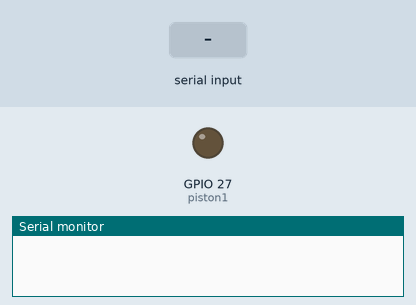
The sketch below on a simulated ESP32. Parts: output pins drawn as LEDs (lit = HIGH), the last lines printed to the serial monitor. The inputs (shaded band) are chosen by the test bench.

Above: at 1.2 s.
1.3 s: "1" received over Serial
At 2.5 s:
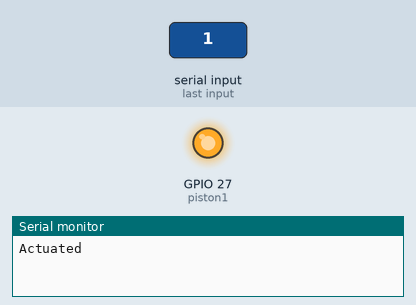
2.8 s: "2" received over Serial
At 3.7 s:
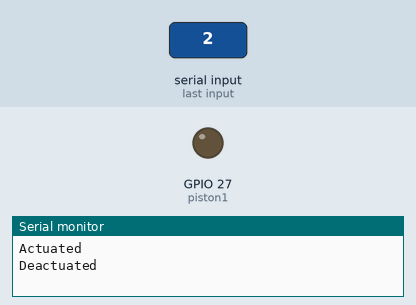
Timing chart, 0 to 5.8 s (numbered marks = the images above; inputs shaded):
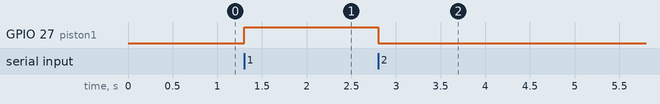

The sketch:

piston_testing.ino
```cpp
#define piston1 27
char x = 'z';
void setup() {
  Serial.begin(9600);
  pinMode(piston1, OUTPUT);
  digitalWrite(piston1, LOW);
}

void loop() {
  if (Serial.available()) {
    x = Serial.read();
    if (x == '1') {
      digitalWrite(piston1, HIGH);
      Serial.println("Actuated");
    }
    if (x == '2') {
      digitalWrite(piston1, LOW);
      Serial.println("Deactuated");
    }

  }
}
```

Measured:
- after the input at 1.3 s, GPIO 27 (piston1): LOW → HIGH at once
- after the input at 2.8 s, GPIO 27 (piston1): HIGH → LOW at once
